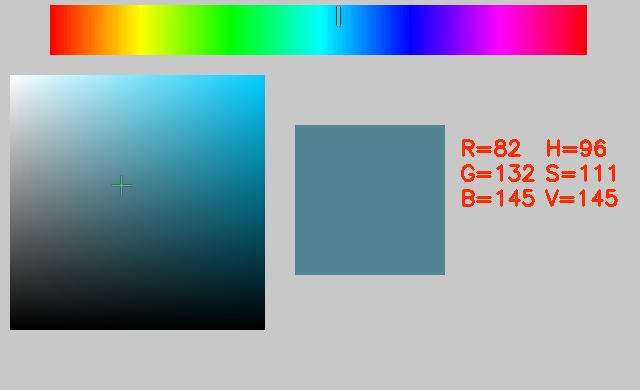
//> input picture hsv.jpg, 640 x 390 px
$ ./Patrick_Van_Staey_Opgave12 ../hsv.jpg '../grafiek tegelgroottes.png'   (built with g++ and OpenCV 4)
//> lines starting //> are read from the running program, lines starting //| are printed output that depends on the picture; after the words box and inside, x2 and y2 are one past the last pixel; in counts of white or black regions, pixels touching at a corner belong together
// Patrick_Van_Staey_Opgave12.cpp : Defines the entry point for the console application.
//

#include "stdafx.h"
#include <opencv2/core/core.hpp>
#include <opencv2/highgui/highgui.hpp>
#include <opencv2/imgproc/imgproc.hpp>
#include <iostream>
#include <vector>

using namespace cv;
using namespace std;

int main(int argc, char** argv)
{
	if (argc != 3){
		cout << "Give two filenames" << endl;
		return -1;
	}

	Mat image1 = imread(argv[1], CV_LOAD_IMAGE_GRAYSCALE);
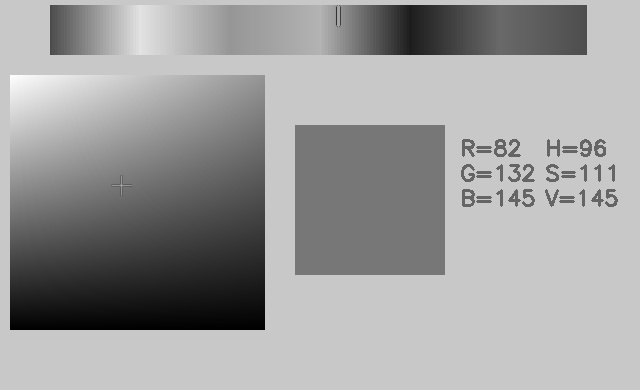
//> image1: 390 rows x 640 cols, CV_8UC1; min 0, max 255, mean 157.9
	if (!image1.data){
		cout << "Could not find or open the first file!" << endl;
		return -1;
	}

	Mat image2 = imread(argv[2], CV_LOAD_IMAGE_GRAYSCALE);
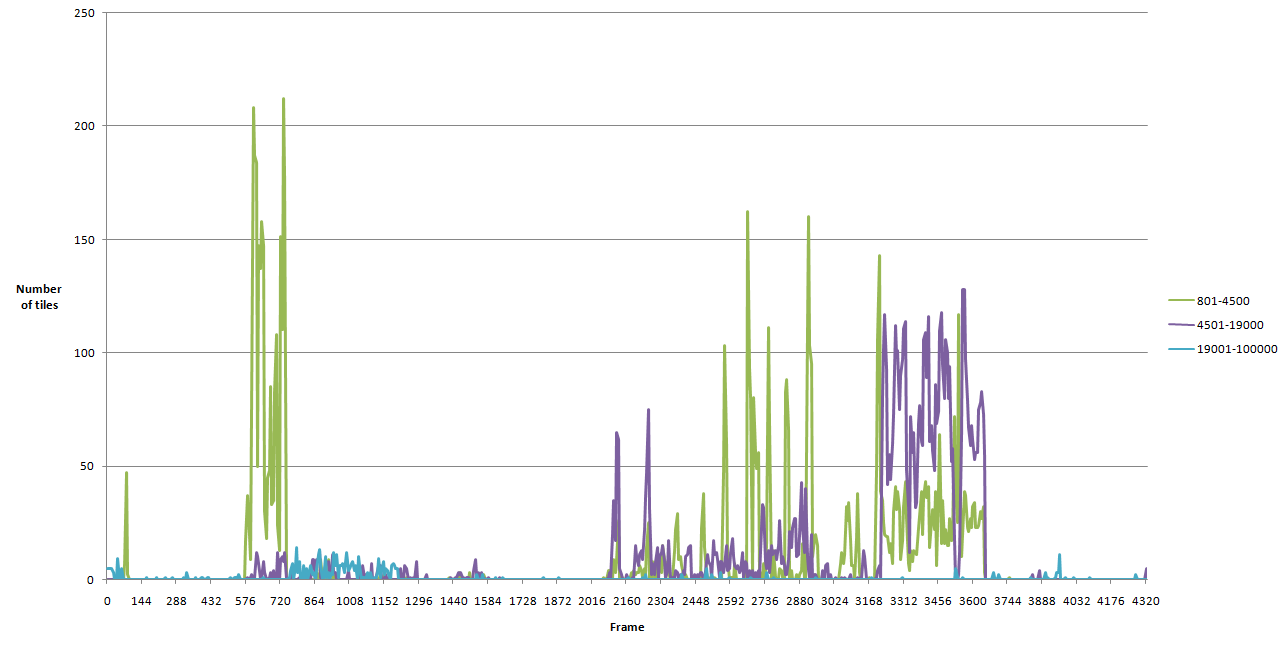
//> input picture grafiek tegelgroottes.png, 1288 x 649 px
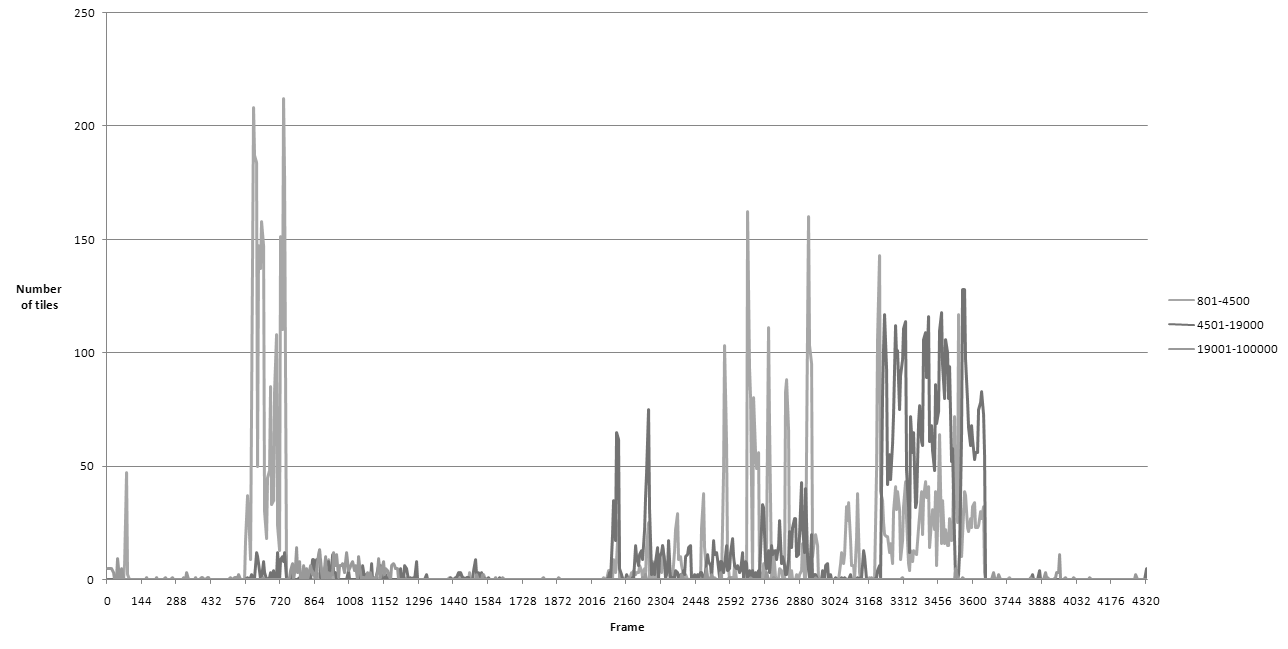
//> image2: 649 rows x 1288 cols, CV_8UC1; min 0, max 255, mean 247.6
	if (!image2.data){
		cout << "Could not find or open the second file!" << endl;
		return -1;
	}
	namedWindow("Image1", WINDOW_AUTOSIZE);
	imshow("Image1", image1);

	namedWindow("Image2", WINDOW_AUTOSIZE);
	imshow("Image2", image2);
	waitKey(0);

	vector<Point2f> v1;
	goodFeaturesToTrack(image1, v1, 20, 0.01, 10);
//> v1 = 20 Points (x, y), first 12: [264, 329], [10, 329], [50, 5], [50, 54], [476, 201], [586, 54], [586, 5], [476, 176], [491, 172], [577, 147], [534, 180], [491, 197]
	int radius = 5;
	for (int i = 0; i < v1.size(); i++){
		circle(image1, v1[i], radius, Scalar(255));
	}
//> this loop made 20 passes
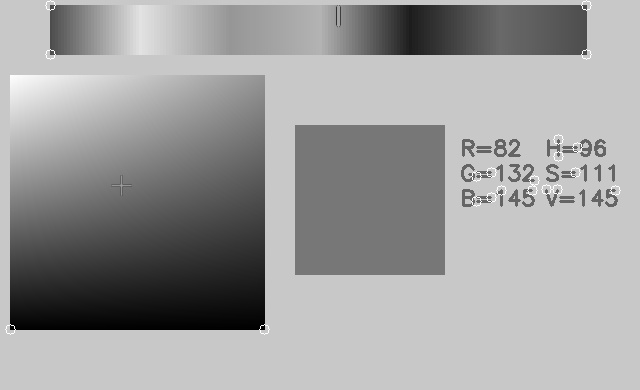
//> image1: 390 rows x 640 cols, CV_8UC1; 0.22% of pixels changed, all inside (x1, y1, x2, y2) = (5, 0, 621, 335)

	vector<Point2f> v2;
	goodFeaturesToTrack(image2, v2, 20, 0.01, 10);
//> v2 = 20 Points (x, y), first 12: [22, 292], [1136, 602], [1101, 602], [1067, 602], [1019, 602], [935, 602], [846, 602], [700, 602], [672, 602], [499, 602], [458, 602], [322, 602]
	for (int i = 0; i < v2.size(); i++){
		circle(image2, v2[i], radius, Scalar(255));
	}
//> image2: 649 rows x 1288 cols, CV_8UC1; 170 pixels changed, all inside (x1, y1, x2, y2) = (17, 287, 1231, 631)

	namedWindow("Image1", WINDOW_AUTOSIZE);
	imshow("Image1", image1);

	namedWindow("Image2", WINDOW_AUTOSIZE);
	imshow("Image2", image2);

	waitKey(0);


}
